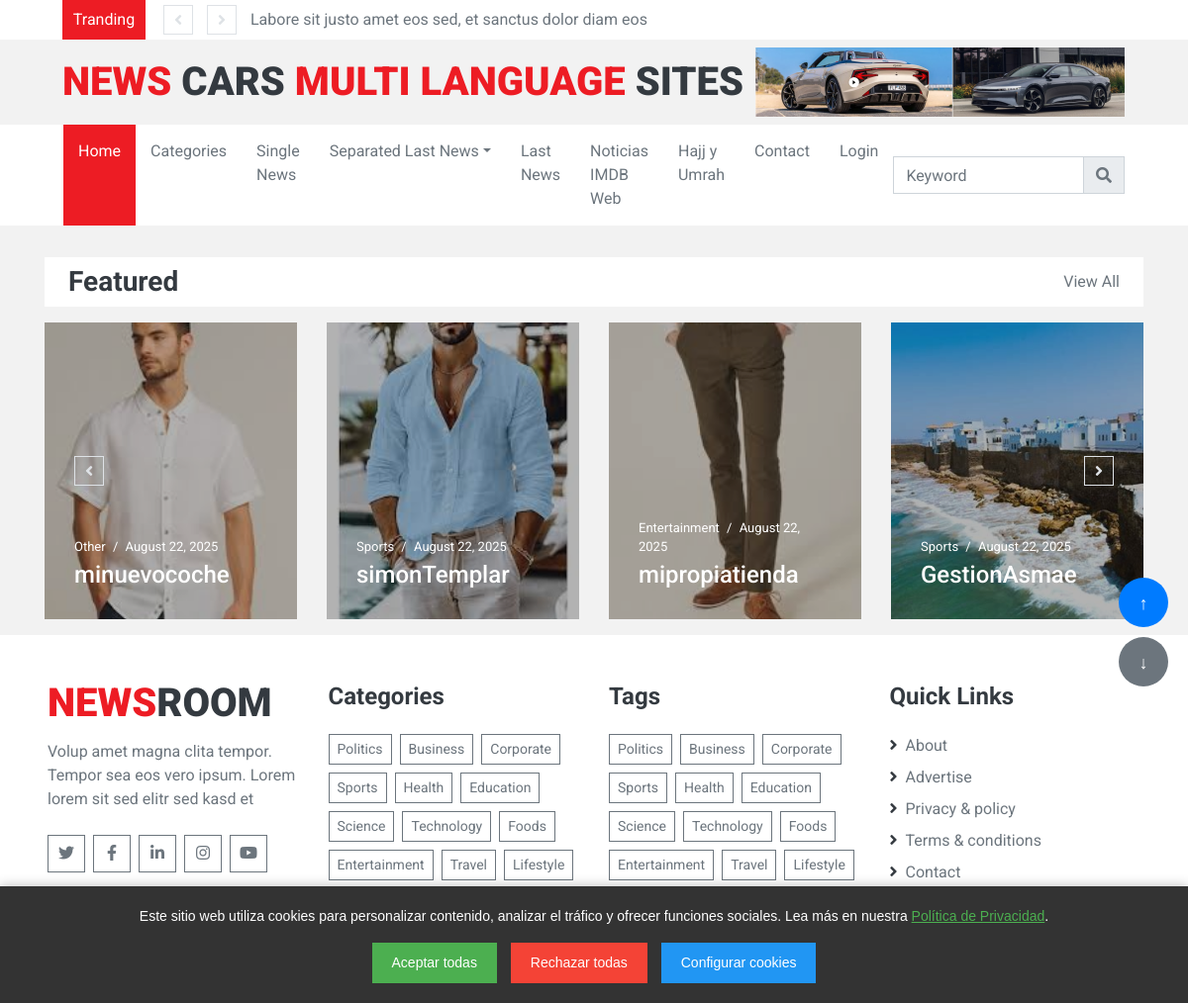
The page /featured_slider/ on the database as committed earlier.
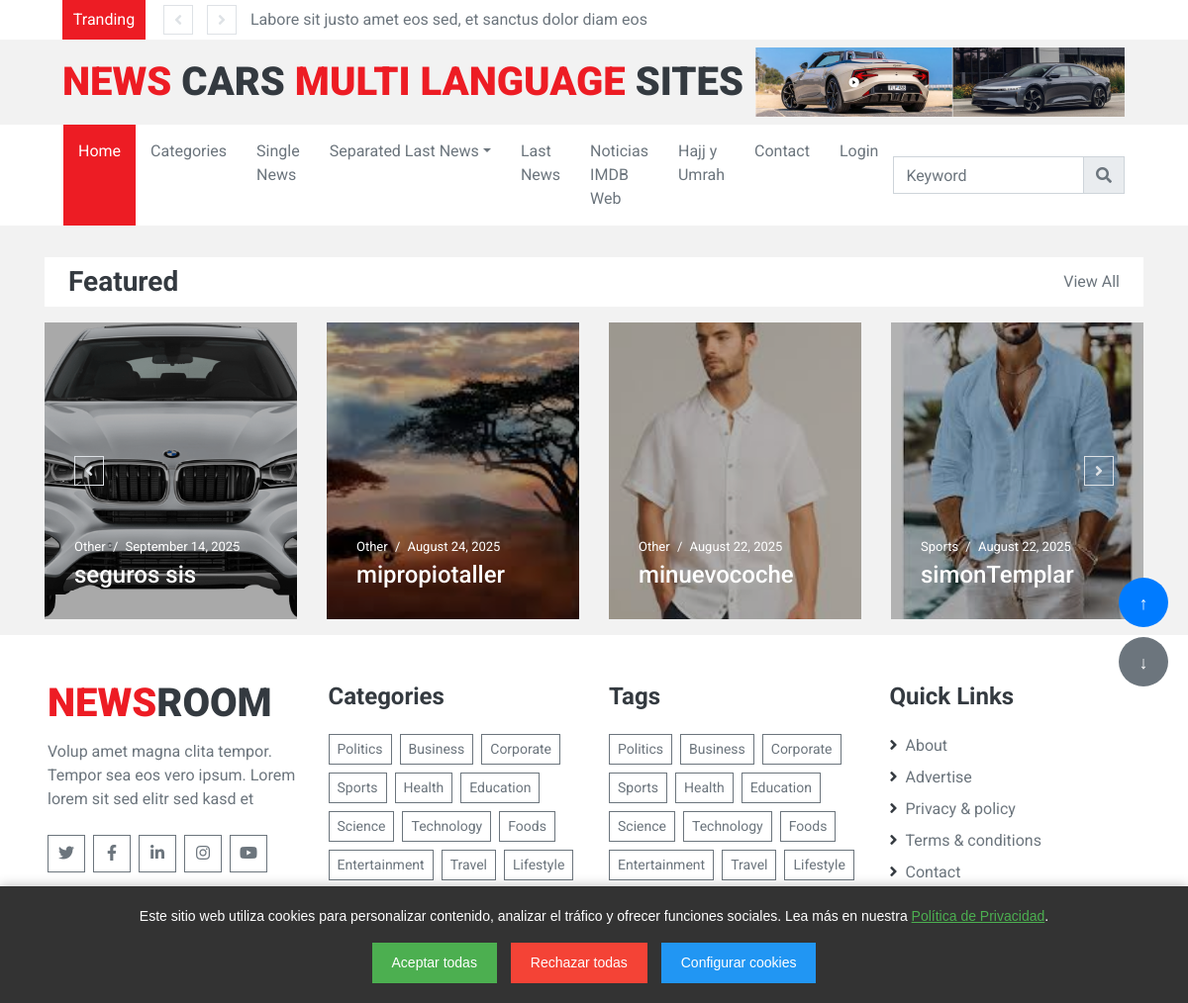
The same page on the database as committed later.
### cars_reviews_better_app/models.py (models this page shows, shortened)
class FeaturedNews(models.Model):
    CATEGORY_CHOICES = [
        ("Technology", "Technology"),
        ("Sports", "Sports"),
        ("Entertainment", "Entertainment"),
        ("Other", "Other"),
    ]
    title = models.CharField(max_length=255)
    category = models.CharField(max_length=50, choices=CATEGORY_CHOICES, default="Other")
    date = models.DateField()
    image = models.ImageField(upload_to="featured_news/")
    link = models.URLField(blank=True, null=True)
    fecha_creacion = models.DateTimeField(auto_now_add=True)
    is_active = models.BooleanField(default=True)  # Permitir activar o desactivar la suscripción

### cars_reviews_better_app/views.py (the view)
# urls.py: path("featured_slider/", views.featured_slider, name="featured_slider"),
def featured_slider(request):
    featured = FeaturedNews.objects.order_by("-date")[:30]  # últimas 10 noticias
    return render(request, "cars_reviews_better_app/todos_mis_proyectos.html", {"featured": featured})

### cars_reviews_better_app/context_processors.py (called while the page is built)
def debug_context(request):
    return {"DEBUG": settings.DEBUG}

### cars_reviews_better_app/templates/cars_reviews_better_app/todos_mis_proyectos.html (shortened to what this page needs)
{% extends 'base.html' %}
{% load static %}
{% block content %}
<div class="container-fluid py-3">
    <div class="container">
        <div class="d-flex align-items-center justify-content-between bg-light py-2 px-4 mb-3">
            <h3 class="m-0">Featured</h3>
            <a class="text-secondary font-weight-medium text-decoration-none" href="">View All</a>
        </div>
        <div class="owl-carousel owl-carousel-2 carousel-item-4 position-relative">
            {% for item in featured %}
            <div class="position-relative overflow-hidden" style="height: 300px;">
                <img class="img-fluid w-100 h-100" src="{{ item.image.url }}" style="object-fit: cover;">
                <div class="overlay">
                    <div class="mb-1" style="font-size: 13px;">
                        <a class="text-white" href="">{{ item.category }}</a>
                        <span class="px-1 text-white">/</span>
                        <a class="text-white" href="">{{ item.date|date:"F d, Y" }}</a>
                    </div>
                    <a class="h4 m-0 text-white" href="{{ item.link|default:'#' }}" target="_blank">{{ item.title }}</a>
                </div>
            </div>
            {% endfor %}
        </div>
    </div>
</div>
{% endblock %}

### cars_reviews_better_app/templates/cars_reviews_better_app/base.html (shortened to what this page needs)
{% load static %}
<!DOCTYPE html>
<html lang="en">
<head>
    <link href="https://cdnjs.cloudflare.com/ajax/libs/font-awesome/5.15.0/css/all.min.css" rel="stylesheet">
    <link href="https://cdn.jsdelivr.net/npm/bootstrap-icons@1.4.1/font/bootstrap-icons.css" rel="stylesheet">
    <link href="{% static 'cars_reviews_better_app/lib/owlcarousel/assets/owl.carousel.min.css' %}" rel="stylesheet">
    <link rel="stylesheet" href="https://cdnjs.cloudflare.com/ajax/libs/font-awesome/5.15.3/css/all.min.css">
    <link rel="stylesheet" href="https://cdnjs.cloudflare.com/ajax/libs/sweetalert2/11.12.0/sweetalert2.css" />
    <link href="{% static 'cars_reviews_better_app/css/style.css' %}" rel="stylesheet">
</head>
<body>
    <div class="container-fluid">
        <div class="row align-items-center bg-light px-lg-5">
            <div class="col-12 col-md-8">
                <div class="d-flex justify-content-between">
                    <div class="bg-primary text-white text-center py-2" style="width: 100px;">Tranding</div>
                    <div class="owl-carousel owl-carousel-1 tranding-carousel position-relative d-inline-flex align-items-center ml-3" style="width: calc(100% - 100px); padding-left: 90px;">
                        <div class="text-truncate"><a class="text-secondary" href="">Labore sit justo amet eos sed, et sanctus dolor diam eos</a></div>
                        <div class="text-truncate"><a class="text-secondary" href="">Gubergren elitr amet eirmod et lorem diam elitr, ut est erat Gubergren elitr amet eirmod et lorem diam elitr, ut est erat</a></div>
                    </div>
                </div>
            </div>
        </div>
        <div class="row align-items-center py-2 px-lg-5">
            <div class="col-lg-4">
                <a href="" class="navbar-brand d-none d-lg-block">
                    <h1 class="m-0 display-5 text-uppercase"><span class="text-primary">News</span> Cars<span class="text-primary"> Multi Language</span> Sites</h1>
                </a>
            </div>
            <div class="col-lg-8 text-center text-lg-right">
                <img class="img-fluid" src="{% static 'cars_reviews_better_app/img/ads-700x70_4.png' %}" alt="">
            </div>
        </div>
    </div>
    <div class="container-fluid p-0 mb-3">
        <nav class="navbar navbar-expand-lg bg-light navbar-light py-2 py-lg-0 px-lg-5">
            <div class="collapse navbar-collapse justify-content-between px-0 px-lg-3" id="navbarCollapse">
                <div class="navbar-nav mr-auto py-0">
                    <a href="{% url 'home' %}" class="nav-item nav-link active">Home</a>
                    <a href="{% url 'category_view' %}" class="nav-item nav-link">Categories</a>
                    <a href="{% url 'single_view' %}" class="nav-item nav-link">Single News</a>
                    <div class="nav-item dropdown">
                        <a href="#" class="nav-link dropdown-toggle" data-toggle="dropdown">Separated Last News</a>
                    </div>
                    <a href="{% url 'lista_noticias' %}" class="nav-item nav-link">Last News</a>
                    <a href="{% url 'noticias_imdb_web' %}" class="nav-item nav-link">Noticias IMDB Web</a>
                    <a href="{% url 'hajj_umrah_view' %}" class="nav-item nav-link">Hajj y Umrah</a>
                    <a href="{% url 'contact' %}" class="nav-item nav-link">Contact</a>
                    {% if user.is_authenticated %}
                <a href="{% url 'admin:login' %}" target="_blank" class="nav-item nav-link">Cars Reviews Admin</a>
                <button class="btn btn-light" id="populateNoticias">Ejecutar Scraping</button>
                <a href="{% url 'lista_noticias' %}" class="nav-item nav-link">All the options</a>
                <a href="{% url 'featured_slider' %}" class="nav-item nav-link">lo mio</a>
                    <form id="logout-form" action="{% url 'logout' %}" method="post" style="display: inline;">
                        {% csrf_token %}
                        <button type="submit" class="btn btn-light mt-3">Logout</button>
                    </form>
                <a href="{% url 'admin:login' %}" class="nav-item nav-link" target="_blank">Ir al panel de administración</a>
                {% else %}
                    <a href="{% url 'login' %}" class="nav-item nav-link">Login</a>
                {% endif %}
                </div>
                <div class="input-group ml-auto" style="width: 100%; max-width: 300px;">
                    <form action="{% url 'buscar_noticias' %}" method="get" style="display: flex; width: 100%;">
                        <input type="text" name="q" class="form-control" placeholder="Keyword" value="{{ query|default:'' }}" id="search-input" >
                        <div class="input-group-append">
                            <button type="submit" class="input-group-text text-secondary"><i class="fa fa-search"></i></button>
                        </div>
                    </form>
                </div>
            </div>
        </nav>
    </div>
{% block content %}
{% endblock %}
    <div class="container-fluid bg-light pt-5 px-sm-3 px-md-5">
        <div class="row">
            <div class="col-lg-3 col-md-6 mb-5">
                <a href="index.html" class="navbar-brand">
                    <h1 class="mb-2 mt-n2 display-5 text-uppercase"><span class="text-primary">News</span>Room</h1>
                </a>
                <p>Volup amet magna clita tempor. Tempor sea eos vero ipsum. Lorem lorem sit sed elitr sed kasd et</p>
                <div class="d-flex justify-content-start mt-4">
                    <a class="btn btn-outline-secondary text-center mr-2 px-0" style="width: 38px; height: 38px;" href="#"><i class="fab fa-twitter"></i></a>
                    <a class="btn btn-outline-secondary text-center mr-2 px-0" style="width: 38px; height: 38px;" href="#"><i class="fab fa-facebook-f"></i></a>
                    <a class="btn btn-outline-secondary text-center mr-2 px-0" style="width: 38px; height: 38px;" href="#"><i class="fab fa-linkedin-in"></i></a>
                    <a class="btn btn-outline-secondary text-center mr-2 px-0" style="width: 38px; height: 38px;" href="#"><i class="fab fa-instagram"></i></a>
                    <a class="btn btn-outline-secondary text-center mr-2 px-0" style="width: 38px; height: 38px;" href="#"><i class="fab fa-youtube"></i></a>
                </div>
            </div>
            <div class="col-lg-3 col-md-6 mb-5">
                <h4 class="font-weight-bold mb-4">Categories</h4>
                <div class="d-flex flex-wrap m-n1">
                    <a href="" class="btn btn-sm btn-outline-secondary m-1">Politics</a>
                    <a href="" class="btn btn-sm btn-outline-secondary m-1">Business</a>
                    <a href="" class="btn btn-sm btn-outline-secondary m-1">Corporate</a>
                    <a href="" class="btn btn-sm btn-outline-secondary m-1">Sports</a>
                    <a href="" class="btn btn-sm btn-outline-secondary m-1">Health</a>
                    <a href="" class="btn btn-sm btn-outline-secondary m-1">Education</a>
                    <a href="" class="btn btn-sm btn-outline-secondary m-1">Science</a>
                    <a href="" class="btn btn-sm btn-outline-secondary m-1">Technology</a>
                    <a href="" class="btn btn-sm btn-outline-secondary m-1">Foods</a>
                    <a href="" class="btn btn-sm btn-outline-secondary m-1">Entertainment</a>
                    <a href="" class="btn btn-sm btn-outline-secondary m-1">Travel</a>
                    <a href="" class="btn btn-sm btn-outline-secondary m-1">Lifestyle</a>
                </div>
            </div>
            <div class="col-lg-3 col-md-6 mb-5">
                <h4 class="font-weight-bold mb-4">Tags</h4>
                <div class="d-flex flex-wrap m-n1">
                    <a href="" class="btn btn-sm btn-outline-secondary m-1">Politics</a>
                    <a href="" class="btn btn-sm btn-outline-secondary m-1">Business</a>
                    <a href="" class="btn btn-sm btn-outline-secondary m-1">Corporate</a>
                    <a href="" class="btn btn-sm btn-outline-secondary m-1">Sports</a>
                    <a href="" class="btn btn-sm btn-outline-secondary m-1">Health</a>
                    <a href="" class="btn btn-sm btn-outline-secondary m-1">Education</a>
                    <a href="" class="btn btn-sm btn-outline-secondary m-1">Science</a>
                    <a href="" class="btn btn-sm btn-outline-secondary m-1">Technology</a>
                    <a href="" class="btn btn-sm btn-outline-secondary m-1">Foods</a>
                    <a href="" class="btn btn-sm btn-outline-secondary m-1">Entertainment</a>
                    <a href="" class="btn btn-sm btn-outline-secondary m-1">Travel</a>
                    <a href="" class="btn btn-sm btn-outline-secondary m-1">Lifestyle</a>
                </div>
            </div>
            <div class="col-lg-3 col-md-6 mb-5">
                <h4 class="font-weight-bold mb-4">Quick Links</h4>
                <div class="d-flex flex-column justify-content-start">
                    <a class="text-secondary mb-2" href="#"><i class="fa fa-angle-right text-dark mr-2"></i>About</a>
                    <a class="text-secondary mb-2" href="#"><i class="fa fa-angle-right text-dark mr-2"></i>Advertise</a>
                    <a class="text-secondary mb-2" href="#"><i class="fa fa-angle-right text-dark mr-2"></i>Privacy & policy</a>
                    <a class="text-secondary mb-2" href="#"><i class="fa fa-angle-right text-dark mr-2"></i>Terms & conditions</a>
                    <a class="text-secondary" href="#"><i class="fa fa-angle-right text-dark mr-2"></i>Contact</a>
                </div>
            </div>
        </div>
    </div>
    <div class="container-fluid py-4 px-sm-3 px-md-5">
        <p class="m-0 text-center">
            &copy; <a class="font-weight-bold" href="#">Your Site Name</a>. All Rights Reserved.
			Designed by <a class="font-weight-bold" href="https://htmlcodex.com">HTML Codex</a>
        </p>
    </div>
    {% if not request.COOKIES.cookie_consent %}
<div id="cookie-banner" style="position: fixed; bottom: 0; width: 100%; background: #333; color: white; text-align: center; padding: 20px; z-index: 1000;">
    <p>
        Este sitio web utiliza cookies para personalizar contenido, analizar el tráfico y ofrecer funciones sociales.
        Lea más en nuestra <a href="{% url 'privacy_policy' %}" style="color: #4CAF50; text-decoration: underline;">Política de Privacidad</a>.
    </p>
    <div style="margin-top: 10px;">
        <button id="accept-all-cookies" style="background: #4CAF50; color: white; padding: 10px 20px; border: none; cursor: pointer; margin-right: 10px;">
            Aceptar todas
        </button>
        <button id="reject-all-cookies" style="background: #f44336; color: white; padding: 10px 20px; border: none; cursor: pointer; margin-right: 10px;">
            Rechazar todas
        </button>
        <button id="configure-cookies" style="background: #2196F3; color: white; padding: 10px 20px; border: none; cursor: pointer;">
            Configurar cookies
        </button>
    </div>
</div>
{% endif %}
   <div class="scroll-buttons">
    <button id="scrollTop" class="btn btn-primary">↑</button>
    <button id="scrollBottom" class="btn btn-secondary">↓</button>
   </div>
</body>
</html>

### cars_reviews_better_app/templates/cars_reviews_better_app/base.html (style rules this page uses)
#cookie-banner { font-family: Arial, sans-serif; font-size: 14px; }
#cookie-banner { box-shadow: 0px -2px 10px rgba(0, 0, 0, 0.2); }
#cookie-banner a { color: #4CAF50; text-decoration: none; }
.scroll-buttons { position: fixed; right: 20px; bottom: 320px; display: flex; flex-direction: column; gap: 10px; z-index: 1000; }
.scroll-buttons button { width: 50px; height: 50px; border: none; border-radius: 50%; cursor: pointer; font-size: 18px; color: white; }
#scrollTop { background-color: #007bff; }
#scrollBottom { background-color: #6c757d; }

Rows that differ between the two databases and show on the page:
no longer on this page (row unchanged): FeaturedNews: image (picture), category "Entertainment", date "August 22, 2025", title "mipropiatienda"
no longer on this page (row unchanged): FeaturedNews: image (picture), category "Sports", date "August 22, 2025", title "GestionAsmae"
added FeaturedNews: image (picture), category "Other", date "September 14, 2025", title "seguros sis"
added FeaturedNews: image (picture), category "Other", date "August 24, 2025", title "mipropiotaller"
